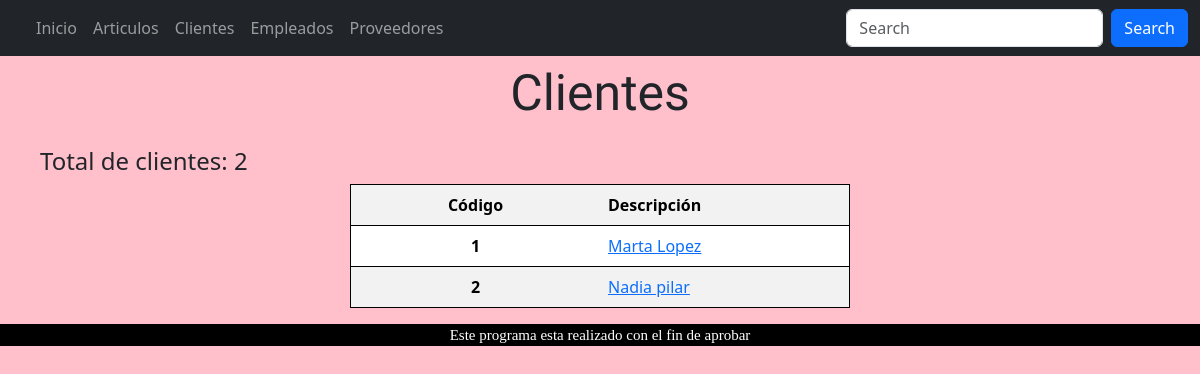
Page /tablaclientes/ on the earlier database version.
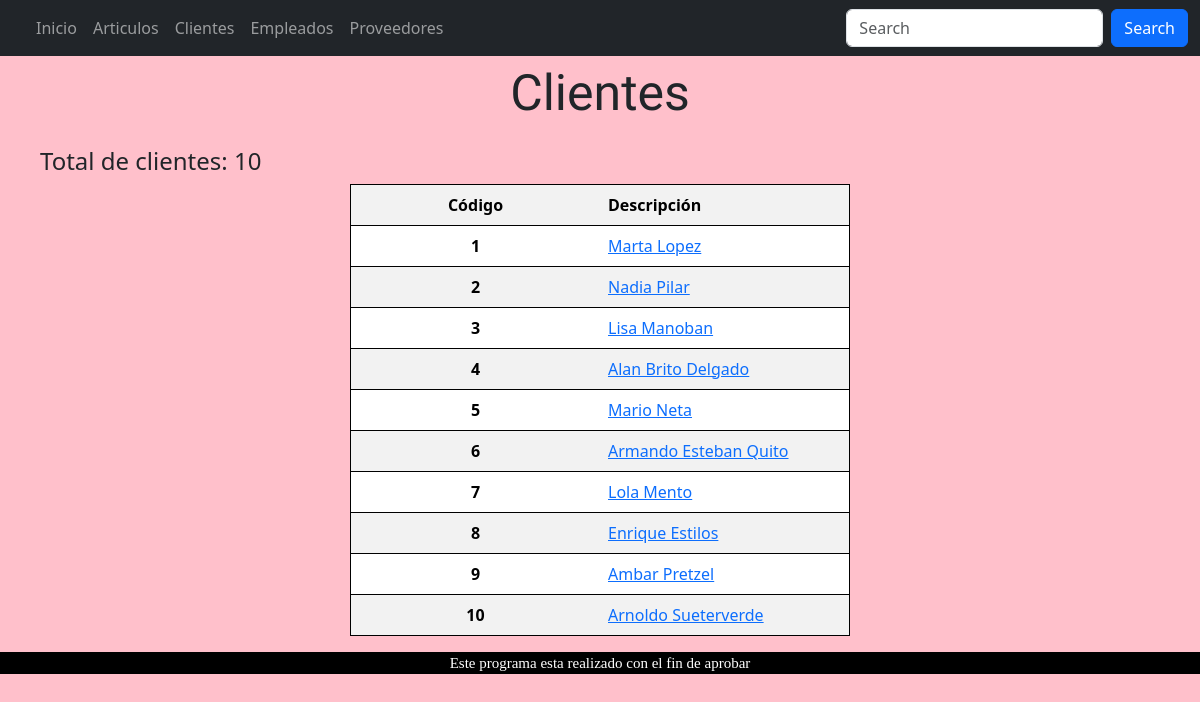
Same page on the later database version.
### appRieVictoria/models.py (models this page shows, shortened)
class Clientes (models.Model):
    nombre = models.CharField(max_length=100, help_text= 'Nombre del cliente')
    direccion = models.CharField(max_length=100, help_text='Direccion del proveedor')
    DNI = models.PositiveBigIntegerField(help_text='Dni del cliente')
    telefono = models.PositiveBigIntegerField(help_text='Telefono del cliente')
    empleados = models.ManyToManyField("Empleados" ,related_name='clientes_relacionados', through="Ventas")

### appRieVictoria/views.py (the view)
def tablaclientes (request):
    context= {'Clientes': Clientes.objects.all()}
    return render (request, 'tablaclientes.html', context)

### proyectoRieVictoria/templates/tablaclientes.html
{% extends "base.html" %}
{% block content %}
<div class="subtituloInicio">
    <p >Clientes</p>
</div>
    <div class="descripcionClie">
        <h4>Total de clientes: {{Clientes|length}}</h4>
    </div>
    <div class="contenedorTabla">
        <div class="col-5">
    <div>
        <table class="table tablaBorde1 table-condensed table-striped">
            <tr>
                <th class="centrado">Código</th>
                <th >Descripción</th>
            </tr>
            {% for p in Clientes %}
                <tr>
                    <td class="centrado" >{{p.id}}</td>
                    <td><a href="/clientes/{{ p.id }}/">{{p.nombre}}</a></td>
                </tr>
                {% endfor %}
        </table>
    </div>
    </div>
    </div>
{% endblock %}

### proyectoRieVictoria/templates/base.html (shortened to what this page needs)
{% load static %}
<!DOCTYPE html>
<html lang="en">
<head>
    {% load bootstrap5 %}
    {% bootstrap_css %}
    <link rel="stylesheet" href="{% static 'estilos.css' %}">
</head>
<body>
    <nav class="navbar navbar-expand-sm navbar-dark bg-dark">
        <div class="container-fluid">
          <div class="collapse navbar-collapse" id="mynavbar">
            <ul class="navbar-nav me-auto">
                <li class="nav-item">
                    <a class="nav-link" href="/index/">Inicio</a>
                  </li>
              <li class="nav-item">
                <a class="nav-link" href="/tabla/">Articulos</a>
              </li>
              <li class="nav-item">
                <a class="nav-link" href="/tablaclientes/">Clientes</a>
              </li>
              <li class="nav-item">
                <a class="nav-link" href="/empleados/">Empleados</a>
              </li>
              <li class="nav-item">
                <a class="nav-link" href="/proveedores/">Proveedores</a>
              </li>
            </ul>
            <form class="d-flex">
              <input class="form-control me-2" type="text" placeholder="Search">
              <button class="btn btn-primary" type="button">Search</button>
            </form>
          </div>
        </div>
      </nav>
    {% block content %}
    {% endblock %}
<footer>
    <div class="container-fluid" >
        <div class="row">
            <div class="pie">Este programa esta realizado con el fin de aprobar</div>
        </div>
    </div>
</footer>
</body>
</html>

### proyectoRieVictoria/static/estilos.css (style rules this page uses)
body { background-color: pink; }
.pie { text-align: center; background-color: black; color: white; font-size: 15px; font-family: 'Times New Roman', Times, serif; }
.subtituloInicio { font-family: 'Ysabeau Office', sans-serif; text-align: center; font-size: 50px; }
.tablaBorde1 { border: 1px solid black; }
.tablaBorde1 td:first-child { font-weight: bold; }
.tablaBorde1 td:nth-child(2) { width: 50%; }
.contenedorTabla { display: flex; justify-content: center; }
.descripcionClie { font-family: 'Ysabeau Office,' sans-serif ; margin-left: 40px; }
.centrado { text-align: center; }

Differences in the rows shown:
changed Clientes id 2: nombre "Nadia pilar" → "Nadia Pilar"
added Clientes: id "3", nombre "Lisa Manoban"
added Clientes: id "4", nombre "Alan Brito Delgado"
added Clientes: id "5", nombre "Mario Neta"
added Clientes: id "6", nombre "Armando Esteban Quito"
added Clientes: id "7", nombre "Lola Mento"
added Clientes: id "8", nombre "Enrique Estilos"
added Clientes: id "9", nombre "Ambar Pretzel"
added Clientes: id "10", nombre "Arnoldo Sueterverde"
Other differences:
{{ Clientes|length }}: "2" → "10"
